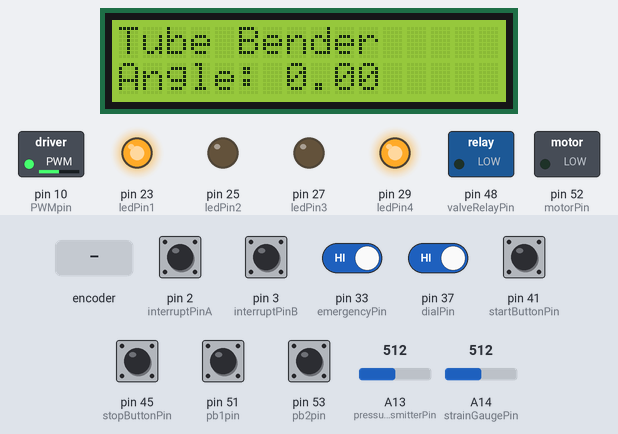
A sketch run on a simulated Arduino Mega 2560, built with avr-gcc and run on an emulated ATmega2560. Shown: 16×2 character LCD, switched loads named in the sketch (green lamp = pin HIGH), output pins drawn as LEDs (lit = HIGH). Inputs (shaded band) come from the test bench; at power-on: pin 2 (interruptPinA), pin 3 (interruptPinB), pin 33 (emergencyPin), pin 37 (dialPin), pin 51 (pb1pin), pin 53 (pb2pin) HIGH, pin 41 (startButtonPin), pin 45 (stopButtonPin) LOW, A13 (pressureTransmitterPin) = 512, A14 (strainGaugePin) = 512. What the sketch prints to the serial monitor is not drawn.

Above: at 1.2 s.
1.3 s: pin 33 (emergencyPin) driven LOW
At 2.0 s:
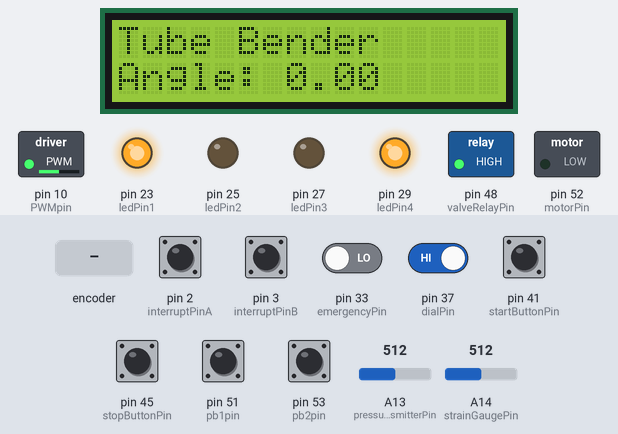
2.8 s: pin 37 (dialPin) driven LOW
At 3.7 s:
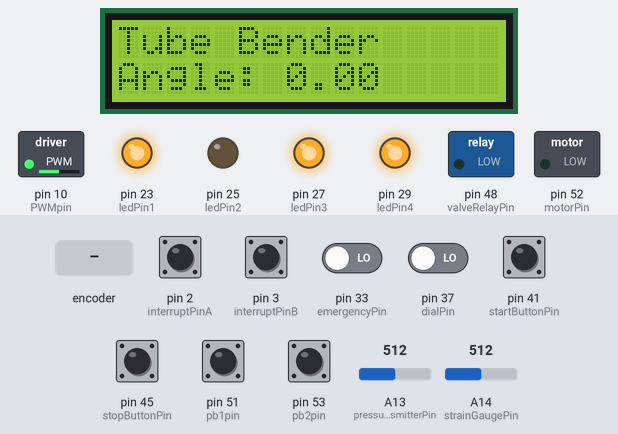
4.3 s: pin 41 (startButtonPin) pulled HIGH for 0.15 s
At 5.5 s:
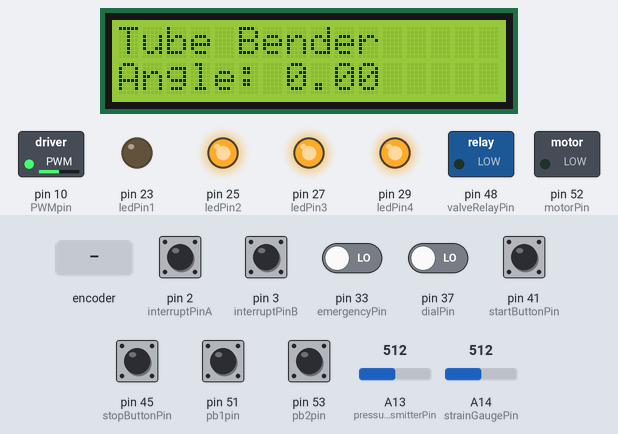
5.9 s: pin 51 (pb1pin) pulled LOW for 0.15 s
At 6.02 s:
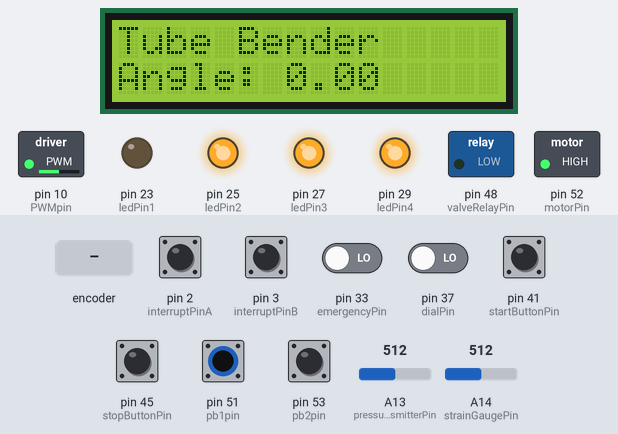
7.5 s: rotary encoder on pin 2 (interruptPinA) / pin 3 (interruptPinB) turned 3 steps (first pin leading)
At 9.1 s:
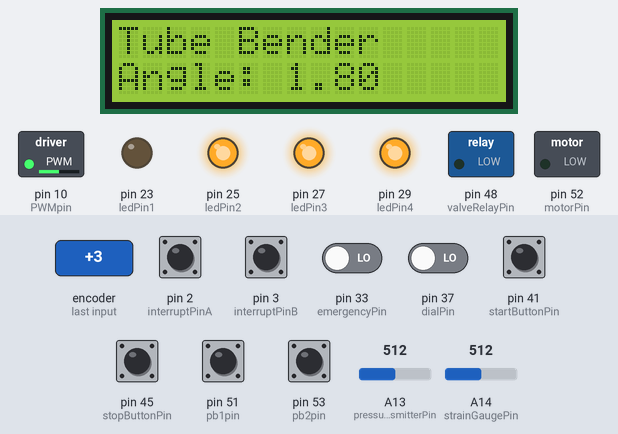
9.6 s: rotary encoder on pin 2 (interruptPinA) / pin 3 (interruptPinB) turned 1 step (first pin leading)
At 10.1 s:
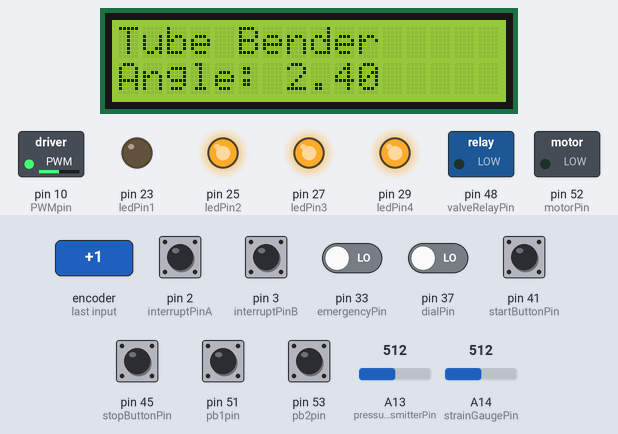
Timing chart, 0 to 12.3 s (numbered marks = the images above; inputs shaded):
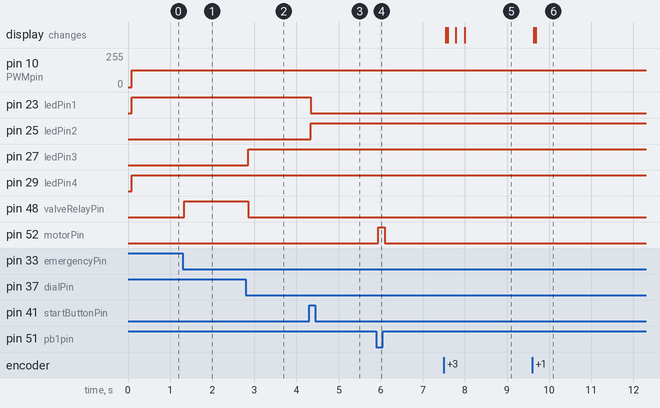

Measured:
- after the input at 1.3 s, pin 48 (valveRelayPin): LOW → HIGH at once
- after the input at 2.8 s, pin 27 (ledPin3): LOW → HIGH after 0.05 s; pin 48 (valveRelayPin): HIGH → LOW after 0.05 s
- after the input at 4.3 s, pin 23 (ledPin1): HIGH → LOW at once; pin 25 (ledPin2): LOW → HIGH at once
- after the input at 5.9 s, pin 52 (motorPin): LOW → HIGH at once, → LOW 0.16 s later
- after the input at 7.5 s, the display: first changes at once (image 5 shows a later state)
- after the input at 9.6 s, the display: first changes at once (image 6 shows a later state)

The sketch:

tubebender.ino
```cpp
#include <LiquidCrystal.h>

#define ARDUINOJSON_ENABLE_COMMENTS 1
#include <ArduinoJson.h>

const int RS = 8;
const int EN = 9;
const int d4 = 4;
const int d5 = 5;
const int d6 = 6;
const int d7 = 7;
LiquidCrystal lcd(RS, EN, d4, d5, d6, d7);

const int PWMpin = 10;
int motorPin = 52;
int stopButtonPin = 45;
int startButtonPin = 41;
int dialPin = 37;
int emergencyPin = 33;
int valveRelayPin = 48;
int strainGaugePin = A14;
int pressureTransmitterPin = A13;
int ledPin1 = 23;
int ledPin2 = 25;
int ledPin3 = 27;
int ledPin4 = 29;

int pb1pin = 51;
int pb2pin = 53;


int valvePWM = 127;
unsigned long timestamp;
unsigned long starttime;
unsigned long serialtimestamp = 0;
unsigned long timesincelastserialin;

float encoderPos;
bool deserializationError;

bool motorOn = false;


int potpos;

// 1 is manual, 2 is automatic
int controlMode = 1;

bool startButtonState = false;
bool stopButtonState = false;
bool emergencyButtonState = false;
bool dialState = false;

bool pb1state = false;
bool pb2state = false;

bool angleReset = false;

int desiredBendAngle = 0;
int DSBA = 0;
bool initAB = false;

void setup() {
  Serial.begin(115200);
  encoderSetup();
  lcd.begin(16, 2);
  starttime = millis();

  lcd.print("Tube Bender");

  pinMode(PWMpin, OUTPUT);
  pinMode(motorPin, OUTPUT);
  pinMode(valveRelayPin, OUTPUT);

  pinMode(stopButtonPin, INPUT);
  pinMode(startButtonPin, INPUT);
  pinMode(dialPin, INPUT);
  pinMode(emergencyPin, INPUT);

  // pinMode(lcdPushButtonPin, INPUT);
  pinMode(strainGaugePin, INPUT);
  pinMode(pressureTransmitterPin, INPUT);

  pinMode(ledPin1, OUTPUT);
  pinMode(ledPin2, OUTPUT);
  pinMode(ledPin3, OUTPUT);
  pinMode(ledPin4, OUTPUT);

  pinMode(pb1pin, INPUT_PULLUP);
  pinMode(pb2pin, INPUT_PULLUP);


  controlMode = 1;
}

void loop() {
  timestamp = millis();
  stopButtonState = digitalRead(stopButtonPin);
  startButtonState = digitalRead(startButtonPin);
  dialState = digitalRead(dialPin);
  emergencyButtonState = digitalRead(emergencyPin);

  pb1state = !digitalRead(pb1pin);
  pb2state = !digitalRead(pb2pin);

  if (!dialState) {
    if (controlMode == 2) {
      motorOn = false;
      valvePWM = 127;
    }
    controlMode = 1;
  } else {
    if (controlMode == 1) {
      motorOn = false;
      valvePWM = 127;
    }
    controlMode = 2;
  }

  // lcd.clear();
  // lcd.print("Control Mode:");
  // lcd.setCursor(0, 1);

  switch(controlMode) {
    case 1:
      // lcd.print("Manual");
      if (motorOn && !emergencyButtonState) {
        motorOn = !stopButtonState;
      } else if (!emergencyButtonState) {
        motorOn = startButtonState;
      }
      break;
    case 2:
      // lcd.print("Automatic");
      break;
  }

  // Encoder calculations
  int pos_1 = getEncoderPos();
  // lcd.print(" pos:");
  // lcd.print(pos_1);
  // float floatPos = static_cast<float>(pos);
  encoderPos = -pos_1 * ( 3.0 / 20.0 );

  lcd.setCursor(0, 1);
  lcd.print("Angle: ");
  lcd.print(encoderPos);


  StaticJsonDocument<800> docOut;
  docOut["timestamp"] = timestamp;

  // potpos = analogRead(A15);
  // docOut["sensor"] = potpos;
  // docOut["lcdButton"] = lcdPushButtonCommand;
  docOut["encoderPos"] = encoderPos;
  docOut["strainGauge"] = analogRead(strainGaugePin);
  docOut["pressureTransmitter"] = analogRead(pressureTransmitterPin);
  docOut["stopButton"] = stopButtonState;
  docOut["startButton"] = startButtonState;
  docOut["dial"] = dialState;
  docOut["emergencyButton"] = emergencyButtonState;

  docOut["pb1"] = pb1state;
  docOut["pb2"] = pb2state;


  if (Serial.available() > 0) {
    // read the incoming byte:
    StaticJsonDocument<800> docIn;
    // DynamicJsonDocument docIn(2048);
    DeserializationError err = deserializeJson(docIn, Serial);
    serialtimestamp = millis();
    if (err == DeserializationError::Ok) {
      deserializationError = false;
      angleReset = docIn["angleReset"].as<int>();
      if (controlMode == 2) {
        valvePWM = docIn["valvePWM"].as<int>();
        motorOn = docIn["motorOn"].as<int>();
        // initAB = docIn["initAB"].as<int>();
        // desiredBendAngle = docIn["DBA"].as<int>();
        // DSBA = docIn["DSBA"];
      }
    } else {
      deserializationError = true;

      docOut["erorrmessage"] = err.c_str();

      // lost serial, turn off
      if (controlMode == 2) {
        // lcd.clear();
        // lcd.print("Deserialization");
        // lcd.setCursor(0, 1);
        // lcd.print("error");
        valvePWM = 127;
        motorOn = false;
      }
    }
  }

  if (angleReset) {
    resetEncoderPos();
  }

  if (serialtimestamp == 0) {
    serialtimestamp = starttime;
  }

  // if time since last incoming serial > 2 seconds, turn everything off
  timesincelastserialin = millis() - serialtimestamp;
  if (millis() - serialtimestamp > 2000 && controlMode == 2) {
    // lcd.clear();
    // lcd.print("no serial");
    valvePWM = 127;
    motorOn = false;
  }

  docOut["deserializationError"] = deserializationError;
  docOut["controlMode"] = controlMode;
  String jsonString;
  serializeJson(docOut, jsonString);
  Serial.println(jsonString);

  // Valve on/off control
  if (controlMode == 1) {
    digitalWrite(valveRelayPin, LOW);
  } else {
    digitalWrite(valveRelayPin, HIGH);
  }
  // Emergency handling
  if (emergencyButtonState) {
    motorOn = false;
    valvePWM = 127;
    digitalWrite(valveRelayPin, LOW);
  }

  // Motor on/off
  if (
    (pb1state && pb2state) || (controlMode == 1 && (pb1state || pb2state))
  ) {
    digitalWrite(motorPin, motorOn);
  } else {
    digitalWrite(motorPin, false);
  }


  // Motor speed
  analogWrite(PWMpin, valvePWM);

  digitalWrite(ledPin1, !motorOn);
  digitalWrite(ledPin2, motorOn);
  digitalWrite(ledPin3, controlMode-2);
  digitalWrite(ledPin4, HIGH);

}
```

encoder.ino
```cpp
const int interruptPinA = 2;
const int interruptPinB = 3;
volatile int pos = 0;

void ISR_EncoderA() {
  if (digitalRead(interruptPinA) == digitalRead(interruptPinB)) {
    pos++;
  } else {
    pos--;
  }
}

void ISR_EncoderB() {
  if (digitalRead(interruptPinA) == digitalRead(interruptPinB)) {
    pos--;
  } else {
    pos++;
  }
}

void encoderSetup() {
    pinMode(interruptPinA, INPUT_PULLUP);
    pinMode(interruptPinB, INPUT_PULLUP);
    attachInterrupt(digitalPinToInterrupt(interruptPinA), ISR_EncoderA, CHANGE);
    attachInterrupt(digitalPinToInterrupt(interruptPinB), ISR_EncoderB, CHANGE);
}

float getEncoderPos() {
  return pos;
}

void resetEncoderPos() {
  pos = 0;
}
```
